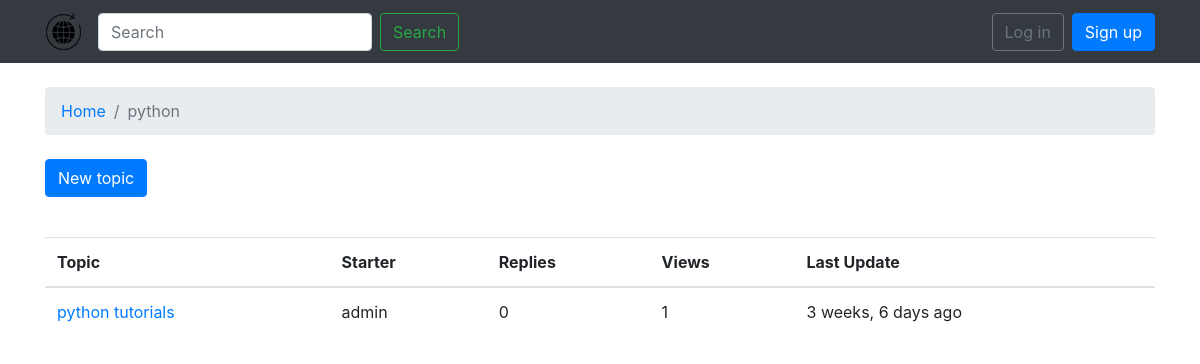
Page /boards/1/ on the earlier database version.
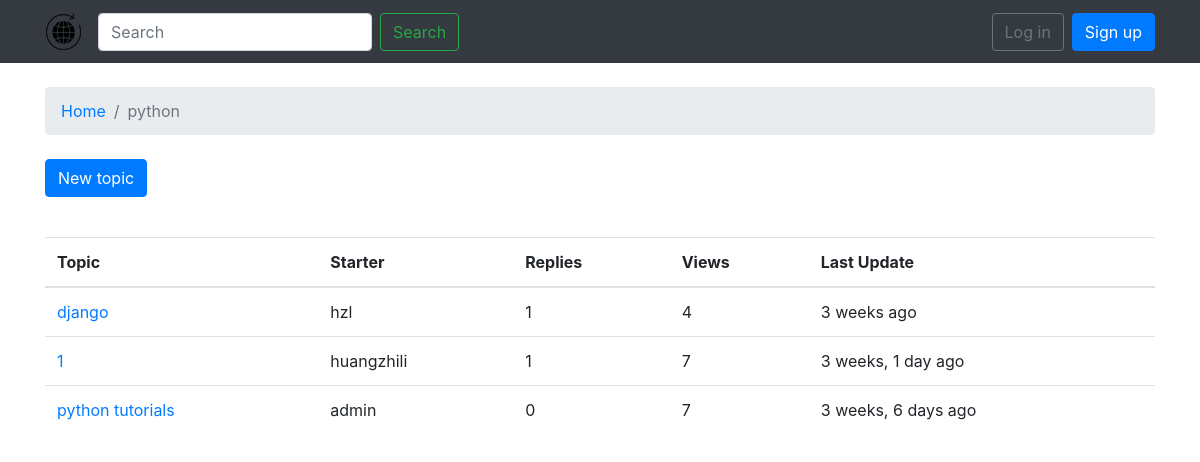
Same page on the later database version.
### boards/models.py (models this page shows, shortened)
class Board(models.Model):
    name = models.CharField(max_length=30, unique=True)
    description = models.CharField(max_length=100)

class Topic(models.Model):
    subject = models.CharField(max_length=255)
    last_updated = models.DateTimeField(auto_now_add=True)
    board = models.ForeignKey(Board, related_name='topics',on_delete=models.CASCADE)
    starter = models.ForeignKey(User, related_name='topics',on_delete=models.CASCADE)
    views = models.PositiveIntegerField(default=0)

### boards/views.py (the view)
# urls.py: url(r'^boards/(?P<pk>\d+)/$',views.TopicListView.as_view(),name='board_topics'),
class TopicListView(ListView):
    model = Topic
    context_object_name = 'topics'
    template_name = 'topics.html'
    paginate_by = 20
    def get_context_data(self, **kwargs):
        kwargs['board'] = self.board
        return super().get_context_data(**kwargs)
    def get_queryset(self):
        self.board = get_object_or_404(Board, pk=self.kwargs.get('pk'))
        queryset = self.board.topics.order_by('-last_updated').annotate(replies=Count('posts') - 1)
        return queryset

### templates/topics.html (shortened to what this page needs)
{% extends 'base.html' %}
{% load humanize %}
{% block breadcrumb %}
  <li class="breadcrumb-item"><a href="{% url 'home' %}">Home</a></li>
  <li class="breadcrumb-item active">{{ board.name }}</li>
{% endblock %}
{% block content %}
     <div class="mb-4">
    <a href="{% url 'new_topic' board.pk %}" class="btn btn-primary">New topic</a>
    </div>
    <table class="table">
    <thead class="thead-inverse">
      <tr>
        <th>Topic</th>
        <th>Starter</th>
        <th>Replies</th>
        <th>Views</th>
        <th>Last Update</th>
      </tr>
    </thead>
    <tbody>
      {% for topic in topics %}
        <tr>
    <td><a href="{% url 'topic_posts' board.pk topic.pk %}">{{ topic.subject }}</a></td>
    <td>{{ topic.starter.username }}</td>
    <td>{{ topic.replies }}</td>
    <td>{{ topic.views }}</td>
    <td>{{ topic.last_updated|naturaltime }}</td>
        </tr>
      {% endfor %}
    </tbody>
    </table>
{% endblock %}

### templates/base.html (shortened to what this page needs)
{% load static %}<!DOCTYPE html>
<html>
  <head>
    <link rel="stylesheet" href="{% static 'css/bootstrap.css' %}">
    <link rel="stylesheet" href="{% static 'css/bootstrap.css' %}">
    <link rel="stylesheet" href="{% static 'css/app.css' %}">
  </head>
  <body>
  {% block body %}
    <nav class="navbar sticky-top navbar-expand-sm navbar-dark bg-dark">
  <div class="container">
  <a class="navbar-brand" href="{% url 'home' %}"><img src = "{% static 'img/icon.png' %}"></a>
  <form class="form-inline">
    <input class="form-control mr-sm-2" type="search" placeholder="Search" aria-label="Search">
    <button class="btn btn-outline-success my-2 my-sm-0" type="submit">Search</button>
  </form>
    <div class="collapse navbar-collapse" id="mainMenu">
      {% if user.is_authenticated %}
        <ul class="navbar-nav ml-auto">
          <li class="nav-item dropdown">
            <a class="nav-link dropdown-toggle" href="#" id="userMenu" data-toggle="dropdown" aria-haspopup="true" aria-expanded="false">
              {{ user.username }}
            </a>
            <div class="dropdown-menu dropdown-menu-right" aria-labelledby="userMenu">
              <a class="dropdown-item" href="#">My account</a>
              <a class="dropdown-item" href="{% url 'password_reset' %}">Change password</a>
              <div class="dropdown-divider"></div>
              <a class="dropdown-item" href="{% url 'logout' %}">Log out</a>
            </div>
          </li>
        </ul>
      {% else %}
        <form class="form-inline ml-auto">
          <a href="{% url 'login' %}" class="btn btn-outline-secondary">Log in</a>
          <a href="{% url 'signup' %}" class="btn btn-primary ml-2">Sign up</a>
        </form>
      {% endif %}
    </div>
  </div>
    </nav>
    <div class="container">
      <ol class="breadcrumb my-4">
        {% block breadcrumb %}
        {% endblock %}
      </ol>
      {% block content %}
      {% endblock %}
    </div>
  {% endblock body %}
  </body>
</html>

### static/css/app.css (style rules this page uses)
.navbar-brand { font-family: 'Peralta', cursive; }

Differences in the rows shown:
added Topic: subject "django", starter.username "hzl", replies "1", views "4", last_updated "3 weeks ago"
added Topic: subject "1", starter.username "huangzhili", replies "1", views "7", last_updated "3 weeks, 1 day ago"
changed Topic "python tutorials": views "1" → "7"
